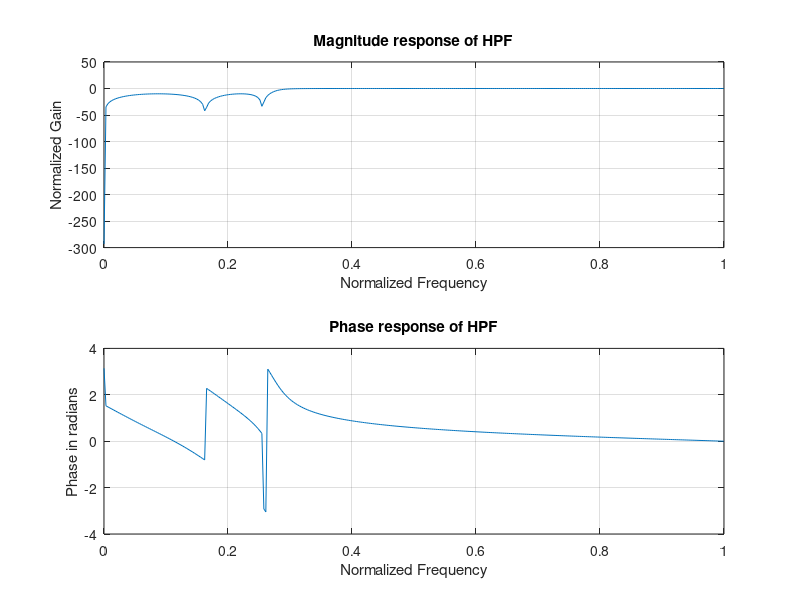

Recreate this plot in MATLAB.
%Chebyshev TypeII HPF filter

alphaP=10;%passband attenuation
alphaS=40;%stopband attenuation
wp=[0.2];%passband frequency
ws=[0.3];%stopband frequency
[n,wn]=cheb2ord(wp,ws,alphaP,alphaS);
[b,a]=cheby2(n,alphaP,wn,'high');
w=0:0.01:pi;
[h,ph]=freqz(b,a,w);
m=20*log10(abs(h));
subplot(2,1,1)
plot(ph/pi,m);
grid on;
xlabel('Normalized Frequency');
ylabel('Normalized Gain');
title('Magnitude response of HPF');
subplot(2,1,2)
plot(ph/pi,angle(h));
grid on;
xlabel('Normalized Frequency');
ylabel('Phase in radians');
title('Phase response of HPF');